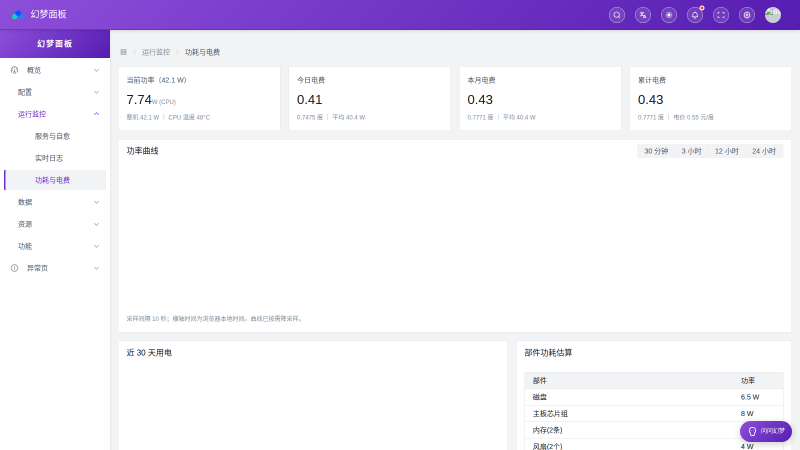
#> input picture data/_panel_power_check.png, 1600 x 900 px (shown at 1/2 size)
$ python _probe_daily_anchors.py ../data/_panel_power_check.png
#> lines starting #> are read from the running program, lines starting #| are printed output that depends on the picture; after the words box and inside, x2 and y2 are one past the last pixel; in counts of white or black regions, pixels touching at a corner belong together
#!/usr/bin/env python3
"""按**颜色**定位日报金标图里的各元素，产出渲染器要对齐的锚点坐标。

行剖面只能给出"有变化"的行，无法区分是哪个元素。这里直接找特征色：
  · 区块标题左侧的小竖条（3px 宽，linear-gradient 180deg #ec4899→#8b5cf6，x≈48..50）
  · 排行条的粉/金/银/铜渐变（x 200..610 一带）
  · 24h 热力格子（rgba(236,72,153,.22~1) 叠在卡片底上）
  · 页脚那颗绿点（#34d399）
把这些 y 范围量出来，Pillow 侧就有硬指标对齐，而不是靠"看着差不多"。

用法（服务器）: python3 scripts/_probe_daily_anchors.py /tmp/daily_ab/golden.png
"""
import sys
from pathlib import Path

import numpy as np
from PIL import Image


def near(px, rgb, tol):
    return np.all(np.abs(px.astype(np.int16) - np.array(rgb, dtype=np.int16)) <= tol, axis=-1)


def runs(mask_1d, min_len=1):
    """把一维布尔数组压成 [(start, end)] 连续段"""
    out, s = [], None
    for i, v in enumerate(mask_1d):
        if v and s is None:
            s = i
        elif not v and s is not None:
            if i - s >= min_len:
                out.append((s, i - 1))
            s = None
    if s is not None and len(mask_1d) - s >= min_len:
        out.append((s, len(mask_1d) - 1))
    return out


def main():
    p = Path(sys.argv[1] if len(sys.argv) > 1 else "/tmp/daily_ab/golden.png")
    a = np.asarray(Image.open(p).convert("RGB")).astype(np.int16)
    H, W = a.shape[:2]
#> H = 900; W = 1600
    print(f"图: {p.name}  {W}×{H}\n")
#| 图: _panel_power_check.png  1600×900

    # ── 1. 区块标题的小竖条：取 x=48..50 一列，找"偏紫红"的像素 ──
    strip = a[:, 48:51, :]
    # 竖条顶部 #ec4899 底部 #8b5cf6：取"红>150 且 蓝>120 且 绿<红"的像素
    m = (strip[..., 0] > 140) & (strip[..., 2] > 110) & (strip[..., 1] < strip[..., 0] - 30)
#> m = 900 rows, first 8: [False, False, False], [False, False, False], [False, False, False], [False, False, False], [False, False, False], [False, False, False], [False, False, False], [False, False, False]
    ys = m.any(axis=1)
    print("① 区块竖条 (x48-50) y 段:", runs(ys, 5))
#> after the loop in runs, `for i, v in enumerate(mask_1d):`: out = []
#| ① 区块竖条 (x48-50) y 段: []

    # ── 2. 摘要区的 4 个格子分隔：在摘要带里找 x 方向的 1px 暗缝 ──
    if H > 190:
        band = a[140:190, :, :].mean(axis=2)
        cold = np.abs(np.diff(band, axis=1)).mean(axis=0)
#> cold = 1599 values, max 27.61 at index 1299, min 0 at index 0, mean 2.08
        idx = [i + 1 for i, v in enumerate(cold) if v > 3.0]
#> idx = 298 values from 22 to 1584
        print("② 摘要带列缝 x:", idx[:24])
#| ② 摘要带列缝 x: [22, 23, 24, 26, 27, 28, 30, 31, 32, 34, 35, 36, 37, 38, 39, 41, 42, 43, 44, 45, 48, 49, 50, 51]

    # ── 3. 排行条：x 210 一列，找粉色系（bar 1 是 #ec4899→#f472b6）──
    col = a[:, 210, :]
#> col = 900 rows, first 8: [133, 71, 212], [134, 72, 213], [134, 71, 212], [134, 72, 213], [133, 71, 212], [134, 72, 213], [133, 71, 212], [134, 72, 213]
    ispink = (col[:, 0] > 170) & (col[:, 1] < 150) & (col[:, 2] > 110) & (col[:, 2] < 210)
    print("③ 排行粉条 (x=210) y 段:", runs(ispink, 3))
#| ③ 排行粉条 (x=210) y 段: []
    # 金色条（rb1 #fbbf24→#fde68a）
    isgold = (col[:, 0] > 200) & (col[:, 1] > 140) & (col[:, 2] < 150)
    print("   排行金条 (x=210) y 段:", runs(isgold, 3))
#|    排行金条 (x=210) y 段: []

    # ── 4. 24h 热力：横向找"粉色格子"的行带（整行里有大量粉色像素）──
    pink = (a[..., 0] > 120) & (a[..., 1] < 140) & (a[..., 2] > 100)
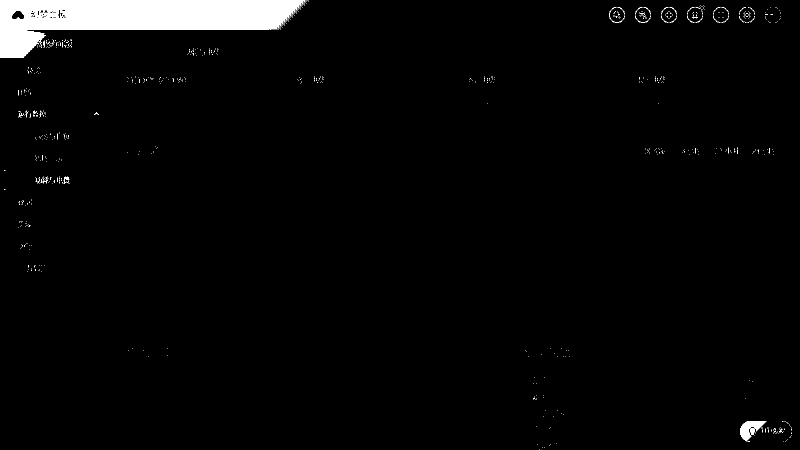
#> pink: shape (900, 1600) bool (shown at 1/2 size); 2.8% white; 869 white regions (861 under 20 px), largest, box (x1, y1, x2, y2) and area: (0, 0, 610, 59) 33150, (0, 60, 92, 116) 3873, (1480, 842, 1533, 883) 993
    per_row = pink[:, 40:680].sum(axis=1)
#> per_row = 900 values, max 567 at index 0, min 0 at index 59, mean 37.44
    hot = per_row > 25
    segs = [s for s in runs(hot, 8)]
#> segs = [(0, 58), (63, 95)]
    print("④ 粉色密集行带（含排行条/热力/竖条）:", segs[:12])
#| ④ 粉色密集行带（含排行条/热力/竖条）: [(0, 58), (63, 95)]

    # ── 5. 页脚绿点 #34d399 ──
    green = near(a, (52, 211, 153), 40)
#> in near, `return np.all(np.abs(px.astype(np.int16) - np.array(rgb, dtype=np.int1..`:
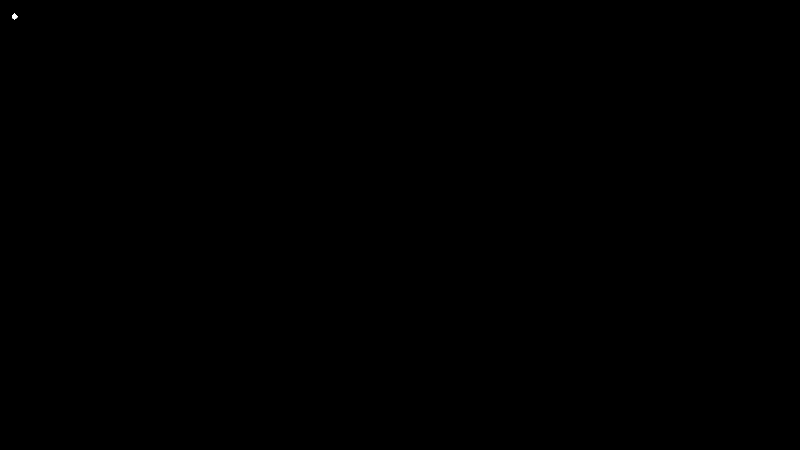
#> returned value: shape (900, 1600) bool (shown at 1/2 size); 0.01% white; 1 white region, box (x1, y1, x2, y2) and area: (24, 27, 36, 39) 89
    gy, gx = np.where(green)
#> gy = 89 values from 27 to 38; gx = 89 values, max 35 at index 51, min 24 at index 29, mean 28.81
    if len(gy):
        print(f"⑤ 页脚绿点: y {gy.min()}..{gy.max()}  x {gx.min()}..{gx.max()}")
#| ⑤ 页脚绿点: y 27..38  x 24..35
    else:
        print("⑤ 页脚绿点: 未找到")

    # ── 6. 卡片左右边界：取 y=300 一行，看两侧相对背景的过渡 ──
    if H > 320:
        row = a[300, :, :].mean(axis=1)
#> row = 1600 values, max 255 at index 0, min 34.33 at index 313, mean 245.2
        d = np.abs(np.diff(row))
#> d = 1599 values, max 145 at index 255, min 0 at index 0, mean 6.77
        cand = [i + 1 for i, v in enumerate(d) if v > 2.5]
#> cand = 202 values from 220 to 1584
        print("⑥ y=300 列过渡 x:", cand[:16])
#| ⑥ y=300 列过渡 x: [220, 221, 236, 237, 255, 256, 257, 258, 261, 262, 263, 264, 265, 266, 267, 268]

    # ── 7. 卡片底边（最后一行有明显亮度的位置）──
    lum = a.mean(axis=(1, 2))
#> lum = 900 values, max 254.7 at index 280, min 96.67 at index 59, mean 241.5
    tail = [y for y in range(H - 1, 0, -1) if lum[y] > 26]
#> tail = 899 values, max 899 at index 0, min 1 at index 898, mean 450
    print("⑦ 底部最后有明显内容的 y:", tail[:5], " 总高:", H)
#| ⑦ 底部最后有明显内容的 y: [899, 898, 897, 896, 895]  总高: 900


if __name__ == "__main__":
    main()
